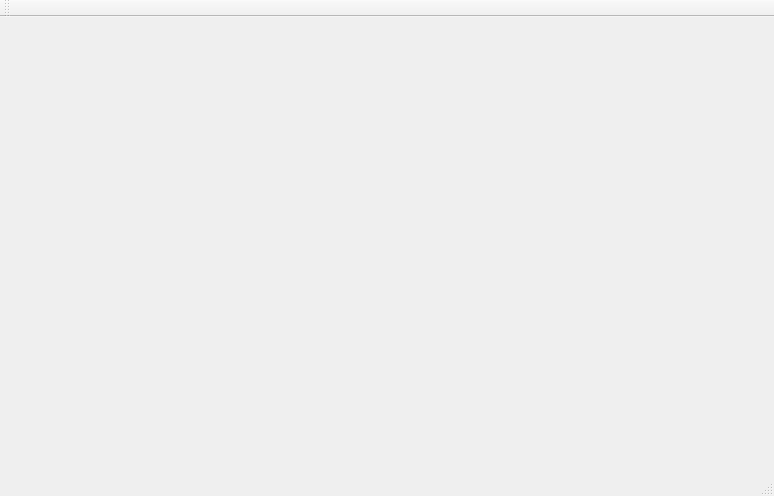
<?xml version="1.0" encoding="UTF-8"?>
<ui version="4.0">
 <class>MainWindow</class>
 <widget class="QMainWindow" name="MainWindow">
  <property name="geometry">
   <rect>
    <x>0</x>
    <y>0</y>
    <width>774</width>
    <height>496</height>
   </rect>
  </property>
  <property name="windowTitle">
   <string>MainWindow</string>
  </property>
  <widget class="QWidget" name="centralWidget"/>
  <widget class="QMenuBar" name="menuBar">
   <property name="geometry">
    <rect>
     <x>0</x>
     <y>0</y>
     <width>774</width>
     <height>25</height>
    </rect>
   </property>
  </widget>
  <widget class="QToolBar" name="mainToolBar">
   <attribute name="toolBarArea">
    <enum>TopToolBarArea</enum>
   </attribute>
   <attribute name="toolBarBreak">
    <bool>false</bool>
   </attribute>
  </widget>
  <widget class="QStatusBar" name="statusBar"/>
 </widget>
 <layoutdefault spacing="6" margin="11"/>
 <resources/>
 <connections/>
</ui>
